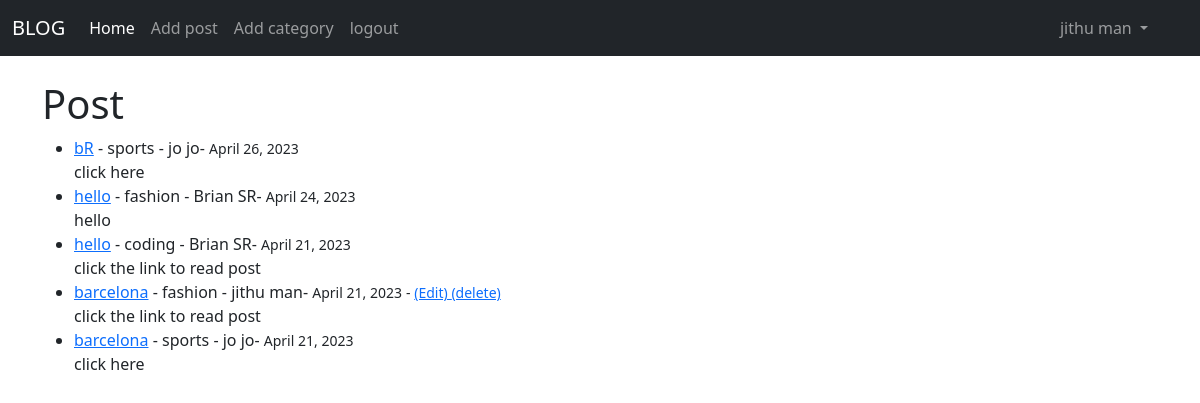
The page /blogapp/home (signed in) on the database its author committed.
### blogapp/models.py (models this page shows, shortened)
class post(models.Model):
    title = models.CharField(max_length=200)
    header_image = models.ImageField(null=True,blank=True,upload_to="images/")
    title_tag= models.CharField(max_length=200, default="blog!")
    author = models.ForeignKey(User,on_delete=models.CASCADE)
    body = RichTextField(blank=True,null=True)
    post_date = models.DateField(auto_now_add=True)
    category = models.CharField(max_length=200,default='coding')
    snippet = models.CharField(max_length=200)
    likes = models.ManyToManyField(User,related_name='blog_posts')

### blogapp/views.py (the view)
# urls.py: path('home',HomeView.as_view(), name="home"),
class HomeView(ListView):
    model = post
    template_name = 'index.html'
    ordering = ['-post_date']

### blogapp/templates/index.html
  {% extends 'base.html' %}
  {% block content %}
<h1>Post</h1>
<ul>
{% for post in object_list %}
     <li><a href="{% url 'Article-details' post.pk %}">{{post.title }}</a>
         - {{ post.category }}
         - {{post.author.first_name }}
          {{post.author.last_name }}-
         <small>{{ post.post_date }}</small>
          {% if user.is_authenticated %}
          {% if user.id == post.author.id %}
         <small>- <a href="{% url 'edit_post' post.pk %}"> (Edit) </a>
             <a href="{% url 'delete_post' post.pk %}"> (delete) </a>
         {% endif %}
             {% endif %}
         </small><br/>
         {{ post.snippet }}
     </li>
{% endfor%}
     </ul>
  {% endblock %}

### blogapp/templates/base.html (shortened to what this page needs)
<!doctype html>
<html lang="en">
  <head>
    <link href="https://cdn.jsdelivr.net/npm/bootstrap@5.3.0-alpha3/dist/css/bootstrap.min.css" rel="stylesheet">
  </head>
  <body>
  <nav class="navbar navbar-expand-lg navbar-dark bg-dark">
  <div class="container-fluid">
    <a class="navbar-brand" href="{% url 'home' %}">BLOG</a>
    <div class="collapse navbar-collapse" id="navbarSupportedContent">
      <ul class="navbar-nav me-auto mb-2 mb-lg-0">
          <li class="nav-item">
          <a class="nav-link active" aria-current="page" href="{% url 'home' %}">Home</a>
        </li>
        {% if user.is_authenticated %}
         <li class="nav-item">
          <a class="nav-link" href="{% url 'add_post' %}">Add post</a>
        </li>
         <li class="nav-item">
          <a class="nav-link" href="{% url 'add_category' %}">Add category</a>
        </li>
         <li class="nav-item">
          <a class="nav-link" href="{% url 'logout' %}">logout</a>
        </li>
        {% else %}
          <li class="nav-item">
          <a class="nav-link" href="{% url 'register' %}">register</a>
        </li>
        <li class="nav-item">
          <a class="nav-link" href="{% url 'login' %}">login</a>
        {% endif %}
      </ul>
         {% if user.is_authenticated %}
        <ul class="navbar-nav ml-auto mb-2 mb-lg-0">
              <li class="nav-item dropdown">
          <a class="nav-link dropdown-toggle" href="#" role="button" data-bs-toggle="dropdown" aria-expanded="false">
            {{ user.first_name }}
              {{ user.last_name }}
          </a>
        </li>
          </ul>
            <ul/>
            {% endif %}
    </div>
  </div>
</nav>
  <br/>
    <div class="container">
  {% block content %}
   {% endblock %}
  </div>
  </body>
</html>

### rows shown on the page
post: title "bR", category "sports", author.first_name "jo", author.last_name "jo", post_date "April 26, 2023", snippet "click here"
post: title "hello", category "fashion", author.first_name "Brian", author.last_name "SR", post_date "April 24, 2023", snippet "hello"
post: title "hello", category "coding", author.first_name "Brian", author.last_name "SR", post_date "April 21, 2023", snippet "click the link to read post"
post: title "barcelona", category "fashion", author.first_name "jithu", author.last_name "man", post_date "April 21, 2023", shows "(Edit)", snippet "click the link to read post"
post: title "barcelona", category "sports", author.first_name "jo", author.last_name "jo", post_date "April 21, 2023", snippet "click here"

### other values the page prints
{{ user.first_name }} "jithu"
{{ user.last_name }} "man"
